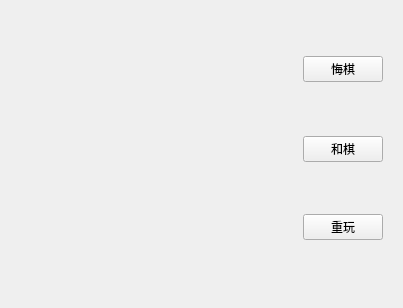
<?xml version="1.0" encoding="UTF-8"?>
<ui version="4.0">
 <class>ChessBoard</class>
 <widget class="QWidget" name="ChessBoard">
  <property name="geometry">
   <rect>
    <x>0</x>
    <y>0</y>
    <width>403</width>
    <height>308</height>
   </rect>
  </property>
  <property name="windowTitle">
   <string>Form</string>
  </property>
  <layout class="QHBoxLayout" name="horizontalLayout">
   <item>
    <widget class="QWidget" name="widget_2" native="true"/>
   </item>
   <item>
    <widget class="QWidget" name="widget_3" native="true"/>
   </item>
   <item>
    <widget class="QWidget" name="widget_4" native="true"/>
   </item>
   <item>
    <widget class="QWidget" name="widget" native="true">
     <layout class="QVBoxLayout" name="verticalLayout">
      <item>
       <spacer name="verticalSpacer_5">
        <property name="orientation">
         <enum>Qt::Vertical</enum>
        </property>
        <property name="sizeHint" stdset="0">
         <size>
          <width>20</width>
          <height>40</height>
         </size>
        </property>
       </spacer>
      </item>
      <item>
       <widget class="QPushButton" name="pushButton">
        <property name="text">
         <string>悔棋</string>
        </property>
       </widget>
      </item>
      <item>
       <spacer name="verticalSpacer_4">
        <property name="orientation">
         <enum>Qt::Vertical</enum>
        </property>
        <property name="sizeHint" stdset="0">
         <size>
          <width>20</width>
          <height>51</height>
         </size>
        </property>
       </spacer>
      </item>
      <item>
       <widget class="QPushButton" name="pushButton_3">
        <property name="text">
         <string>和棋</string>
        </property>
       </widget>
      </item>
      <item>
       <spacer name="verticalSpacer_3">
        <property name="orientation">
         <enum>Qt::Vertical</enum>
        </property>
        <property name="sizeHint" stdset="0">
         <size>
          <width>20</width>
          <height>50</height>
         </size>
        </property>
       </spacer>
      </item>
      <item>
       <widget class="QPushButton" name="pushButton_2">
        <property name="text">
         <string>重玩</string>
        </property>
       </widget>
      </item>
      <item>
       <spacer name="verticalSpacer">
        <property name="orientation">
         <enum>Qt::Vertical</enum>
        </property>
        <property name="sizeHint" stdset="0">
         <size>
          <width>20</width>
          <height>51</height>
         </size>
        </property>
       </spacer>
      </item>
     </layout>
    </widget>
   </item>
  </layout>
 </widget>
 <resources/>
 <connections/>
</ui>
